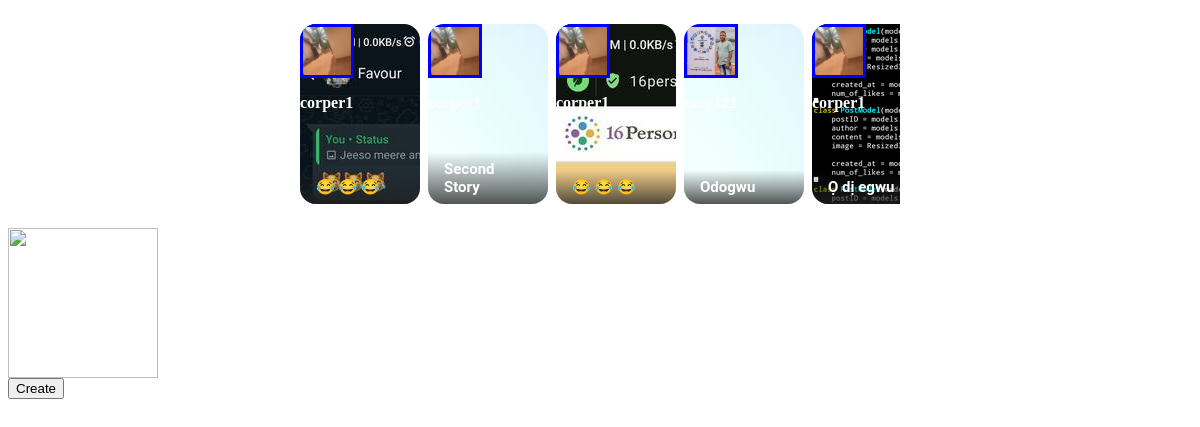
The page /stories on the database its author committed.
### thread/models.py (models this page shows, shortened)
class Story(models.Model):
    author = models.ForeignKey(Profile, on_delete=models.CASCADE)
    caption = models.CharField(blank=True, max_length=250)
    image = ResizedImageField(blank=False,size=[400,800], quality=70, upload_to='stories')
    created_at = models.DateTimeField(auto_now_add=True)

class Profile(models.Model):
    user = models.OneToOneField(User, on_delete=models.CASCADE)
    id_user = models.IntegerField(primary_key=True)
    first_name = models.CharField(max_length=150, blank=True)
    last_name = models.CharField(max_length=150, blank=True)
    bio = models.TextField(max_length=1000, blank=True)
    profile_pics = ResizedImageField(quality=70,
                                     upload_to='profile_images',
                                     default='anon.png')
    github_url = models.URLField(validators=[URLValidator()], max_length=300, blank=True)
    linkedin_url = models.URLField(validators=[URLValidator()], max_length=300, blank=True)
    USERNAME_FIELD = 'user.username'

### thread/views.py (the view)
# urls.py: path('stories', views.stories, name='stories'),
def stories(request):
    stories = Story.objects.all()
    storiesSerializer = StorySerializer(stories, many=True).data
    context = {"data": json.dumps(storiesSerializer), "stories":stories,}
    return render(request,'stories.html',context)

### thread/templates/stories.html (shortened to what this page needs)
{% load static %}
<link rel="stylesheet" href="{% static 'styles/stories.css' %}">
<div class="stories-container">
    <div class="content">
        <div class="stories">
            {% if stories %}
            {% for story in stories reversed %}
            {% if story.image %}
            <div class="story" style="background: url('{{ story.image.url }}'); no-repeat center center/cover;">
                <div class="profile-pic">
                    <img src="{{ story.author.profile_pics.url }}" alt="">
                </div>
                <p class="name" style="color:white; font-weight:bold; ">
                    {{ story.author.user.username }}
                </p>
                <div class="author" style="color:white;">
                    {{ story.caption }}
                </div>
            </div>
            {% endif %}
            {% endfor %}
            {% endif %}
        </div>
    </div>
</div>
<div class="middle">
    <form class="create-post" method="post" action="{% url 'story' %}" enctype="multipart/form-data">
        <div class="profile-pic">
            <img src="{{ user.profile.profile_pics.url }}" width="150" height="150" alt="">
        </div>
        <input type="submit" value="Create" class="btn btn-primary">
    </form>
</div>

### thread/static/styles/stories.css (style rules this page uses)
.stories-container { max-width: 600px; margin: 24px auto; position: relative; }
.stories-container .story { height: 180px; width: 120px; flex-shrink: 0; border-radius: 16px; overflow: hidden; position: relative; }
.stories-container .story img { width: 100%; height: 100%; object-fit: cover; }
.stories-container .stories { display: flex; gap: 8px; }
.stories-container .content { overflow-x: scroll; scrollbar-width: none; scroll-behavior: smooth; }
.stories-container .profile-pic img { width: 3rem; height: 3rem; align-self: start; border: 3px solid blue; }
.stories-container .author { position: absolute; bottom: 0; left: 0; right: 0; padding: 8px 16px; font-size: 15px; font-family: "Roboto", sans-serif; font-weight: bold; color: #fff; background: linear-gradient(transparent, #222 130%); }

### rows shown on the page
Story: image (picture), author.profile_pics (picture), author.user.username "corper1", caption "😂 😂 😂"
Story: image (picture), author.profile_pics (picture), caption "Second Story"
Story: image (picture), author.profile_pics (picture), author.user.username "corper1", caption "😂 😂 😂"
Story: image (picture), author.profile_pics (picture), caption "Odogwu"
Story: image (picture), author.profile_pics (picture), author.user.username "corper1", caption "Ọ dị egwu"
